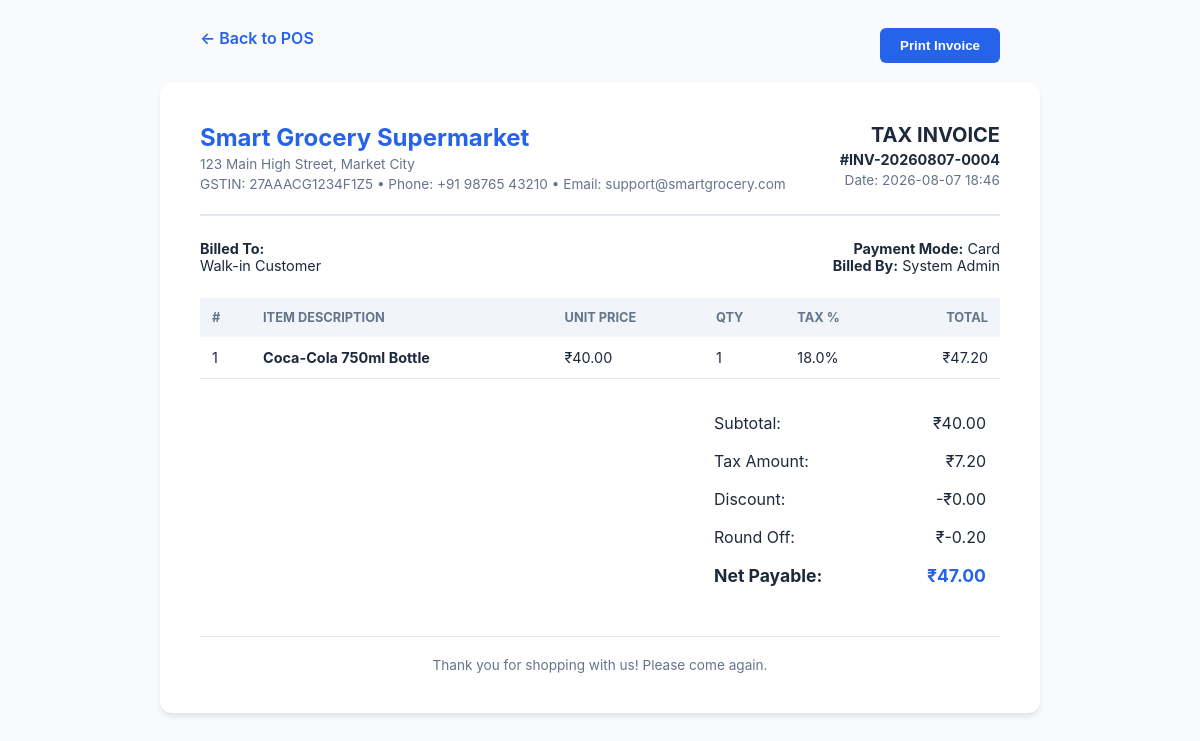
The app's page /billing/invoice/4 (signed in), older data.
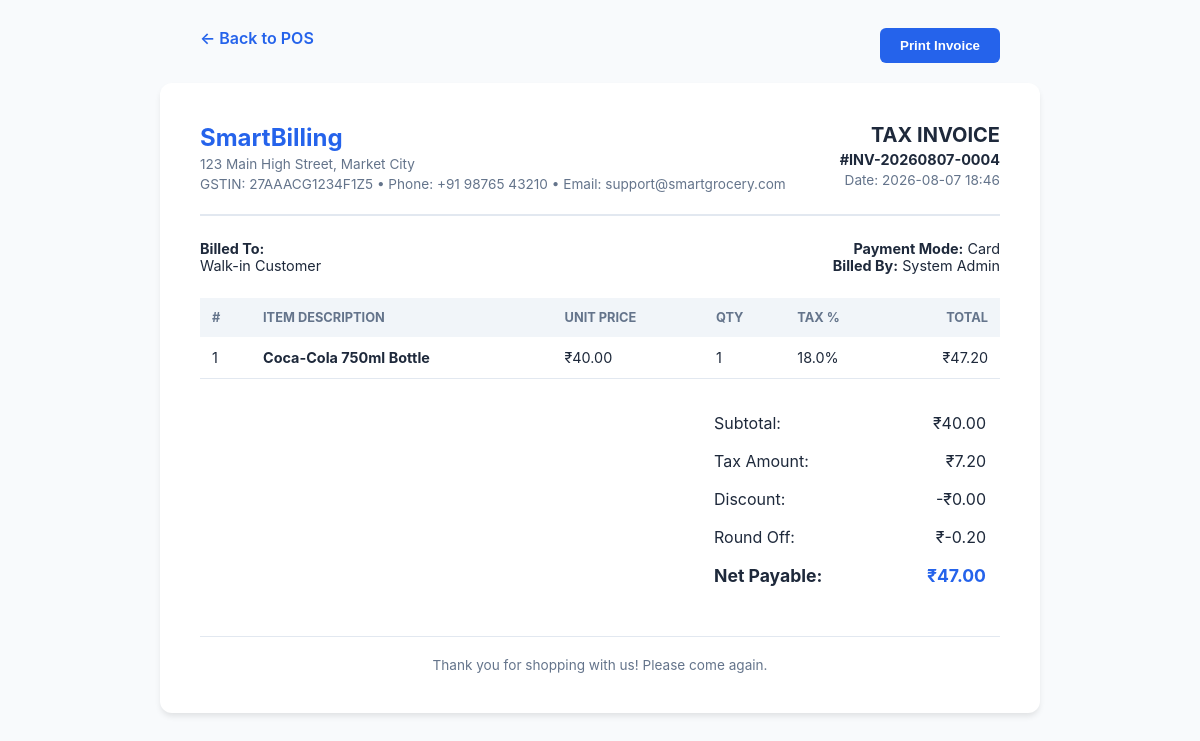
The same page, newer data.
### app/models/setting.py (models this page shows, shortened)
class SystemSetting(db.Model):
    __tablename__ = 'system_settings'
    id = db.Column(db.Integer, primary_key=True, autoincrement=True)
    setting_key = db.Column(db.String(50), unique=True, nullable=False, index=True)
    setting_value = db.Column(db.Text, nullable=True)
    description = db.Column(db.String(255), nullable=True)
    updated_at = db.Column(db.DateTime, default=datetime.utcnow, onupdate=datetime.utcnow)
    @classmethod
    def get(cls, key: str, default: str = None) -> str:
        fallback = default if default is not None else DEFAULT_SETTINGS.get(key, '')
        setting = cls.query.filter_by(setting_key=key).first()
        return setting.setting_value if setting and setting.setting_value is not None else fallback
    @classmethod
    def get_bool(cls, key: str, default: bool = False) -> bool:
        val = cls.get(key, 'on' if default else 'off')
        return val.lower() in ['on', 'true', '1', 'yes']

### app/routes/billing_routes.py (the view)
@billing_bp.route('/invoice/<int:id>')
@login_required
def view_invoice(id):
    bill = Bill.query.get_or_404(id)
    store_name = SystemSetting.get('STORE_NAME', 'Smart Grocery Store')
    store_gst = SystemSetting.get('GST_NUMBER', 'GSTIN9988776655')
    store_phone = SystemSetting.get('STORE_PHONE', '+91 98765 43210')
    store_email = SystemSetting.get('STORE_EMAIL', 'info@smartgrocery.com')
    currency = SystemSetting.get('CURRENCY', '₹')
    return render_template(
        'billing/invoice.html',
        bill=bill,
        store_name=store_name,
        store_gst=store_gst,
        store_phone=store_phone,
        store_email=store_email,
        currency=currency
    )

### app/templates/billing/invoice.html (shortened to what this page needs)
<!DOCTYPE html>
<html lang="en">
<head>
</head>
<body>
<div class="no-print" style="max-width: 800px; margin: 0 auto 20px; display: flex; justify-content: space-between;">
  <a href="{{ url_for('billing.pos') }}" style="text-decoration: none; font-weight: 600; color: #2563eb;">← Back to POS</a>
  <button onclick="window.print()" style="background: #2563eb; color: white; border: none; padding: 10px 20px; border-radius: 6px; cursor: pointer; font-weight: 600;">
    Print Invoice
  </button>
</div>
<div class="invoice-card">
  <div class="invoice-header">
    <div style="display: flex; gap: 16px; align-items: center;">
      <div>
        <h1 style="margin: 0; font-size: 1.5rem; color: var(--primary, #2563eb);">{{ store_name or 'Smart Grocery Supermarket' }}</h1>
        {% if store_address %}<p style="margin: 4px 0; font-size: 0.85rem; color: #64748b;">{{ store_address }}</p>{% endif %}
        <p style="margin: 2px 0; font-size: 0.85rem; color: #64748b;">
          {% if gst_number %}GSTIN: {{ gst_number }} &bull; {% endif %}
          {% if store_phone %}Phone: {{ store_phone }}{% endif %}
          {% if store_email %} &bull; Email: {{ store_email }}{% endif %}
        </p>
      </div>
    </div>
    <div style="text-align: right;">
      <h2 style="margin: 0; font-size: 1.25rem;">TAX INVOICE</h2>
      <p style="margin: 4px 0; font-size: 0.9rem; font-weight: 700;">#{{ bill.bill_number }}</p>
      <p style="margin: 2px 0; font-size: 0.85rem; color: #64748b;">Date: {{ bill.created_at.strftime('%Y-%m-%d %H:%M') }}</p>
    </div>
  </div>
  <div style="display: flex; justify-content: space-between; margin-bottom: 24px; font-size: 0.9rem;">
    <div>
      <strong>Billed To:</strong><br>
      {{ bill.customer.name if bill.customer else 'Walk-in Customer' }}<br>
    </div>
    <div style="text-align: right;">
      <strong>Payment Mode:</strong> {{ bill.payment_method }}<br>
      <strong>Billed By:</strong> {{ bill.user.full_name if bill.user else 'Counter' }}
    </div>
  </div>
  <table class="table">
    <thead>
      <tr>
        <th>#</th>
        <th>Item Description</th>
        <th>Unit Price</th>
        <th>Qty</th>
        <th>Tax %</th>
        <th style="text-align: right;">Total</th>
      </tr>
    </thead>
    <tbody>
      {% for item in bill.items %}
      <tr>
        <td>{{ loop.index }}</td>
        <td><strong>{{ item.product_name }}</strong></td>
        <td>{{ currency }}{{ "%.2f"|format(item.unit_price) }}</td>
        <td>{{ item.quantity }}</td>
        <td>{{ item.tax_percent }}%</td>
        <td style="text-align: right;">{{ currency }}{{ "%.2f"|format(item.total_price) }}</td>
      </tr>
      {% endfor %}
    </tbody>
  </table>
  <table class="totals-table">
    <tr>
      <td>Subtotal:</td>
      <td style="text-align: right;">{{ currency }}{{ "%.2f"|format(bill.total_amount) }}</td>
    </tr>
    <tr>
      <td>Tax Amount:</td>
      <td style="text-align: right;">{{ currency }}{{ "%.2f"|format(bill.tax_amount) }}</td>
    </tr>
    <tr>
      <td>Discount:</td>
      <td style="text-align: right;">-{{ currency }}{{ "%.2f"|format(bill.discount_amount) }}</td>
    </tr>
    <tr>
      <td>Round Off:</td>
      <td style="text-align: right;">{{ currency }}{{ "%.2f"|format(bill.round_off) }}</td>
    </tr>
    <tr style="font-weight: 700; font-size: 1.1rem; border-top: 2px solid #1e293b;">
      <td>Net Payable:</td>
      <td style="text-align: right; color: #2563eb;">{{ currency }}{{ "%.2f"|format(bill.net_amount) }}</td>
    </tr>
  </table>
  <div style="margin-top: 40px; text-align: center; font-size: 0.85rem; color: #64748b; border-top: 1px solid #e2e8f0; padding-top: 20px;">
    Thank you for shopping with us! Please come again.
  </div>
</div>
</body>
</html>

Row changes from the older to the newer data that the page shows:
changed SystemSetting: setting_value "Smart Grocery Supermarket" → "SmartBilling"
